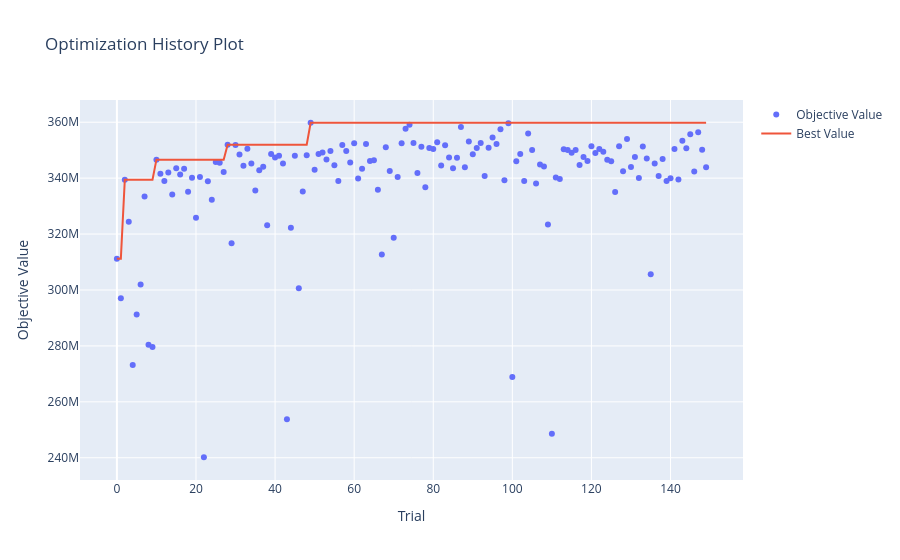

The cell this chart's notebook holds for it:
### Code cell
optuna.visualization.plot_optimization_history(study)

### Figure 1 — Plotly figure (JSON) as saved in the notebook; plotly's stock layout.template omitted (floating-point values rounded to 4 significant figures; data arrays with more than 128 entries replaced by an {"elided": "..."} marker saying what was removed)
{"data": [{"mode": "markers", "name": "Objective Value", "type": "scatter", "x": {"elided": "150 int values"}, "y": {"elided": "150 int values"}}, {"mode": "lines", "name": "Best Value", "type": "scatter", "x": {"elided": "150 int values"}, "y": {"elided": "150 int values"}}, {"marker": {"color": "#cccccc"}, "mode": "markers", "name": "Infeasible Trial", "showlegend": false, "type": "scatter", "x": [], "y": []}], "layout": {"title": {"text": "Optimization History Plot"}, "xaxis": {"title": {"text": "Trial"}}, "yaxis": {"title": {"text": "Objective Value"}}}}
